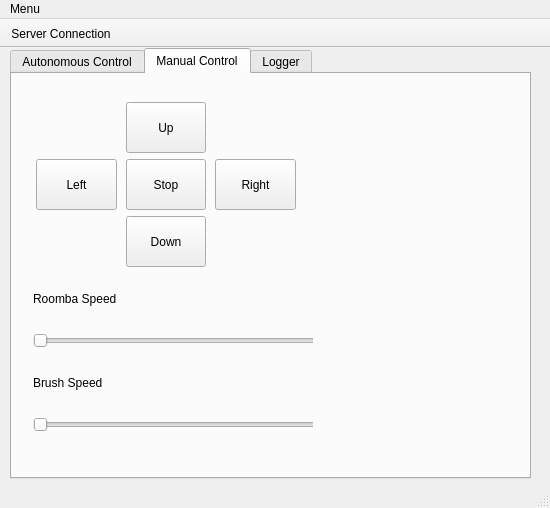
<?xml version="1.0" encoding="UTF-8"?>
<ui version="4.0">
 <class>MainWindow</class>
 <widget class="QMainWindow" name="MainWindow">
  <property name="geometry">
   <rect>
    <x>0</x>
    <y>0</y>
    <width>550</width>
    <height>508</height>
   </rect>
  </property>
  <property name="minimumSize">
   <size>
    <width>550</width>
    <height>508</height>
   </size>
  </property>
  <property name="maximumSize">
   <size>
    <width>550</width>
    <height>508</height>
   </size>
  </property>
  <property name="windowTitle">
   <string>MainWindow</string>
  </property>
  <widget class="QWidget" name="centralWidget">
   <widget class="QTabWidget" name="tabWidget">
    <property name="geometry">
     <rect>
      <x>10</x>
      <y>0</y>
      <width>521</width>
      <height>431</height>
     </rect>
    </property>
    <property name="minimumSize">
     <size>
      <width>521</width>
      <height>431</height>
     </size>
    </property>
    <property name="maximumSize">
     <size>
      <width>521</width>
      <height>431</height>
     </size>
    </property>
    <property name="currentIndex">
     <number>1</number>
    </property>
    <widget class="QWidget" name="tab">
     <attribute name="title">
      <string>Autonomous Control</string>
     </attribute>
     <widget class="QWidget" name="gridLayoutWidget">
      <property name="geometry">
       <rect>
        <x>0</x>
        <y>-30</y>
        <width>341</width>
        <height>271</height>
       </rect>
      </property>
      <layout class="QGridLayout" name="gridLayout_2">
       <item row="0" column="0">
        <widget class="QPushButton" name="pushButton_auto_Off">
         <property name="minimumSize">
          <size>
           <width>131</width>
           <height>51</height>
          </size>
         </property>
         <property name="maximumSize">
          <size>
           <width>131</width>
           <height>51</height>
          </size>
         </property>
         <property name="styleSheet">
          <string notr="true">background-color: transparent;
background:none;
border:none;
background-repeat:none;
</string>
         </property>
         <property name="text">
          <string/>
         </property>
        </widget>
       </item>
       <item row="1" column="1">
        <widget class="QPushButton" name="pushButton_auto_On">
         <property name="minimumSize">
          <size>
           <width>141</width>
           <height>121</height>
          </size>
         </property>
         <property name="maximumSize">
          <size>
           <width>141</width>
           <height>121</height>
          </size>
         </property>
         <property name="styleSheet">
          <string notr="true">border-top: 3px transparent;
border-image: url(:/Images/clean.png);
border-bottom: 3px transparent;
border-right: 10px transparent;
border-left: 10px transparent</string>
         </property>
         <property name="text">
          <string>CLEAN</string>
         </property>
        </widget>
       </item>
      </layout>
     </widget>
    </widget>
    <widget class="QWidget" name="tab_3">
     <attribute name="title">
      <string>Manual Control</string>
     </attribute>
     <widget class="QWidget" name="verticalLayoutWidget">
      <property name="geometry">
       <rect>
        <x>10</x>
        <y>0</y>
        <width>291</width>
        <height>391</height>
       </rect>
      </property>
      <layout class="QVBoxLayout" name="verticalLayout">
       <item>
        <layout class="QVBoxLayout" name="verticalLayout_4">
         <item>
          <layout class="QGridLayout" name="gridLayout">
           <item row="0" column="1">
            <widget class="QPushButton" name="pushButton_Up">
             <property name="minimumSize">
              <size>
               <width>80</width>
               <height>51</height>
              </size>
             </property>
             <property name="maximumSize">
              <size>
               <width>80</width>
               <height>51</height>
              </size>
             </property>
             <property name="text">
              <string>Up</string>
             </property>
            </widget>
           </item>
           <item row="1" column="2">
            <widget class="QPushButton" name="pushButton_Right">
             <property name="minimumSize">
              <size>
               <width>81</width>
               <height>51</height>
              </size>
             </property>
             <property name="maximumSize">
              <size>
               <width>81</width>
               <height>51</height>
              </size>
             </property>
             <property name="text">
              <string>Right</string>
             </property>
            </widget>
           </item>
           <item row="1" column="0">
            <widget class="QPushButton" name="pushButton_Left">
             <property name="minimumSize">
              <size>
               <width>81</width>
               <height>51</height>
              </size>
             </property>
             <property name="maximumSize">
              <size>
               <width>81</width>
               <height>51</height>
              </size>
             </property>
             <property name="text">
              <string>Left</string>
             </property>
            </widget>
           </item>
           <item row="1" column="1">
            <widget class="QPushButton" name="pushButton_Stop">
             <property name="minimumSize">
              <size>
               <width>80</width>
               <height>51</height>
              </size>
             </property>
             <property name="maximumSize">
              <size>
               <width>80</width>
               <height>51</height>
              </size>
             </property>
             <property name="text">
              <string>Stop</string>
             </property>
            </widget>
           </item>
           <item row="2" column="1">
            <widget class="QPushButton" name="pushButton_Down">
             <property name="minimumSize">
              <size>
               <width>80</width>
               <height>51</height>
              </size>
             </property>
             <property name="maximumSize">
              <size>
               <width>80</width>
               <height>51</height>
              </size>
             </property>
             <property name="text">
              <string>Down</string>
             </property>
            </widget>
           </item>
          </layout>
         </item>
        </layout>
       </item>
       <item>
        <widget class="QLabel" name="label_3">
         <property name="minimumSize">
          <size>
           <width>131</width>
           <height>17</height>
          </size>
         </property>
         <property name="maximumSize">
          <size>
           <width>131</width>
           <height>17</height>
          </size>
         </property>
         <property name="text">
          <string>Roomba Speed</string>
         </property>
        </widget>
       </item>
       <item>
        <widget class="QSlider" name="horizontalSlider_Roomba_Speed">
         <property name="minimumSize">
          <size>
           <width>351</width>
           <height>21</height>
          </size>
         </property>
         <property name="maximumSize">
          <size>
           <width>351</width>
           <height>21</height>
          </size>
         </property>
         <property name="orientation">
          <enum>Qt::Horizontal</enum>
         </property>
        </widget>
       </item>
       <item>
        <widget class="QLabel" name="label_4">
         <property name="minimumSize">
          <size>
           <width>121</width>
           <height>17</height>
          </size>
         </property>
         <property name="maximumSize">
          <size>
           <width>121</width>
           <height>17</height>
          </size>
         </property>
         <property name="text">
          <string>Brush Speed</string>
         </property>
        </widget>
       </item>
       <item>
        <widget class="QSlider" name="horizontalSlider_Brush_Speed">
         <property name="minimumSize">
          <size>
           <width>351</width>
           <height>21</height>
          </size>
         </property>
         <property name="maximumSize">
          <size>
           <width>351</width>
           <height>21</height>
          </size>
         </property>
         <property name="orientation">
          <enum>Qt::Horizontal</enum>
         </property>
        </widget>
       </item>
      </layout>
     </widget>
    </widget>
    <widget class="QWidget" name="tab_2">
     <attribute name="title">
      <string>Logger</string>
     </attribute>
     <widget class="QWidget" name="verticalLayoutWidget_4">
      <property name="geometry">
       <rect>
        <x>10</x>
        <y>10</y>
        <width>491</width>
        <height>381</height>
       </rect>
      </property>
      <layout class="QVBoxLayout" name="verticalLayout_6">
       <item>
        <widget class="QTextBrowser" name="textBrowser"/>
       </item>
      </layout>
     </widget>
    </widget>
   </widget>
  </widget>
  <widget class="QToolBar" name="toolBar">
   <property name="windowTitle">
    <string>toolBar</string>
   </property>
   <property name="movable">
    <bool>false</bool>
   </property>
   <attribute name="toolBarArea">
    <enum>TopToolBarArea</enum>
   </attribute>
   <attribute name="toolBarBreak">
    <bool>true</bool>
   </attribute>
   <addaction name="actionServer_Connection"/>
  </widget>
  <widget class="QMenuBar" name="menuBar">
   <property name="geometry">
    <rect>
     <x>0</x>
     <y>0</y>
     <width>550</width>
     <height>22</height>
    </rect>
   </property>
   <widget class="QMenu" name="menuMenu">
    <property name="title">
     <string>Menu</string>
    </property>
   </widget>
   <addaction name="menuMenu"/>
  </widget>
  <widget class="QStatusBar" name="statusBar"/>
  <action name="actionServer_Connection">
   <property name="text">
    <string>Server Connection</string>
   </property>
   <property name="toolTip">
    <string>ServerConnection</string>
   </property>
  </action>
 </widget>
 <layoutdefault spacing="6" margin="11"/>
 <resources/>
 <connections/>
</ui>
